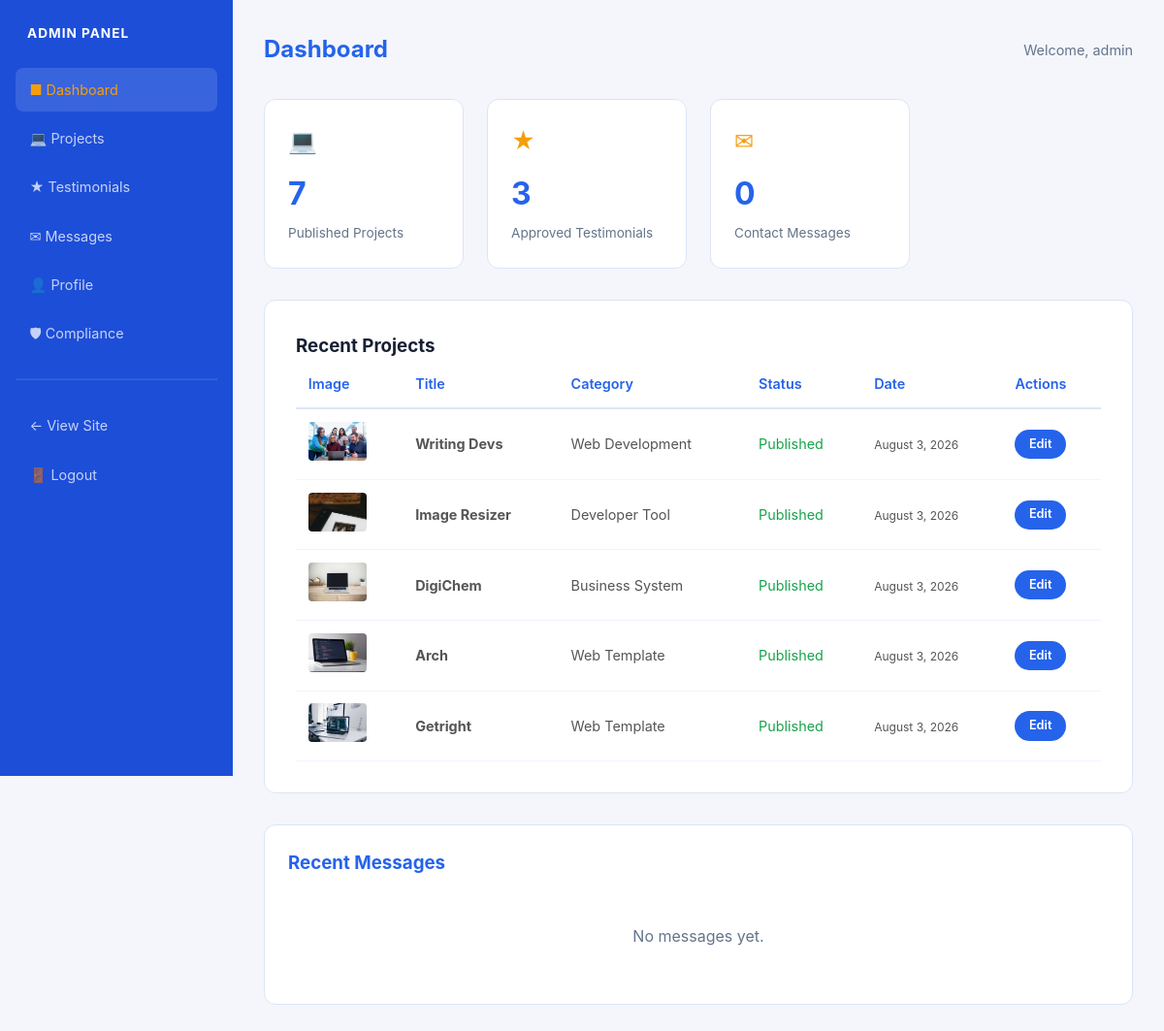
Page /admin/dashboard.php (signed in) on the committed database.
### tables this page shows
CREATE TABLE IF NOT EXISTS projects (
    id INT AUTO_INCREMENT PRIMARY KEY,
    title VARCHAR(255) NOT NULL,
    slug VARCHAR(255) NOT NULL UNIQUE,
    short_desc TEXT,
    full_desc TEXT,
    image VARCHAR(255) DEFAULT NULL,
    url VARCHAR(255) DEFAULT NULL,
    category VARCHAR(100) DEFAULT 'Web Development',
    display_order INT DEFAULT 0,
    is_published TINYINT(1) DEFAULT 1,
    created_at TIMESTAMP DEFAULT CURRENT_TIMESTAMP,
    updated_at TIMESTAMP DEFAULT CURRENT_TIMESTAMP ON UPDATE CURRENT_TIMESTAMP
);

### includes/functions.php (called while the page is built, shortened)
<?php
    function h($str)
    {
        return htmlspecialchars((string)$str, ENT_QUOTES, 'UTF-8');
    }
    function formatDate($date, $format = 'F j, Y')
    {
        return date($format, strtotime($date));
    }
    function getDashboardStats()
    {
        $db = getDB();
        $stats = [];
        $stats['total_projects'] = $db->query("SELECT COUNT(*) FROM projects WHERE is_published = 1")->fetchColumn();
        $stats['total_testimonials'] = $db->query("SELECT COUNT(*) FROM testimonials WHERE is_approved = 1")->fetchColumn();
        $stats['pending_testimonials'] = $db->query("SELECT COUNT(*) FROM testimonials WHERE is_approved = 0")->fetchColumn();
        $stats['total_messages'] = $db->query("SELECT COUNT(*) FROM messages")->fetchColumn();
        $stats['unread_messages'] = $db->query("SELECT COUNT(*) FROM messages WHERE is_read = 0")->fetchColumn();
        return $stats;
    }

### admin/dashboard.php (the view, shortened to what this page needs)
<?php
require_once __DIR__ . '/../includes/functions.php';
$stats = getDashboardStats();
$db = getDB();
$recentProjects = $db->query("SELECT * FROM projects ORDER BY created_at DESC LIMIT 5")->fetchAll();
$recentMessages = $db->query("SELECT * FROM messages ORDER BY created_at DESC LIMIT 5")->fetchAll();
include __DIR__ . '/partials/header.php';
?>
<div class="admin-header">
    <h1>Dashboard</h1>
    <span style="color:var(--muted);font-size:0.9rem;">Welcome, <?php echo h($_SESSION['admin_username']); ?></span>
</div>
<div class="stats-grid">
    <div class="stat-card">
        <div class="stat-icon">&#128187;</div>
        <div class="stat-value"><?php echo $stats['total_projects']; ?></div>
        <div class="stat-label">Published Projects</div>
    </div>
    <div class="stat-card">
        <div class="stat-icon">&#9733;</div>
        <div class="stat-value"><?php echo $stats['total_testimonials']; ?></div>
        <div class="stat-label">Approved Testimonials</div>
    </div>
    <div class="stat-card">
        <div class="stat-icon">&#9993;</div>
        <div class="stat-value"><?php echo $stats['total_messages']; ?></div>
        <div class="stat-label">Contact Messages</div>
    </div>
</div>
<div class="form-container">
    <h3>Recent Projects</h3>
    <?php if (count($recentProjects) > 0): ?>
    <table>
        <thead>
            <tr>
                <th>Image</th>
                <th>Title</th>
                <th>Category</th>
                <th>Status</th>
                <th>Date</th>
                <th>Actions</th>
            </tr>
        </thead>
        <tbody>
            <?php foreach ($recentProjects as $p): ?>
            <tr>
                <td>
                    <?php if ($p['image']): ?>
                    <img src="<?php echo SITE_URL; ?>/uploads/<?php echo h($p['image']); ?>" class="preview-img" alt="">
                    <?php else: ?>
                    <span style="color:var(--muted);">No img</span>
                    <?php endif; ?>
                </td>
                <td><strong><?php echo h($p['title']); ?></strong></td>
                <td><?php echo h($p['category']); ?></td>
                <td><?php echo $p['is_published'] ? '<span style="color:var(--success);">Published</span>' : '<span style="color:var(--muted);">Draft</span>'; ?>
                </td>
                <td><small><?php echo formatDate($p['created_at']); ?></small></td>
                <td>
                    <a href="manage_projects.php?edit=<?php echo $p['id']; ?>" class="btn btn-sm btn-primary">Edit</a>
                </td>
            </tr>
            <?php endforeach; ?>
        </tbody>
    </table>
    <?php else: ?>
    <p style="color:var(--muted);text-align:center;padding:2rem;">No projects yet.</p>
    <?php endif; ?>
</div>
<div class="table-container">
    <h3>Recent Messages</h3>
    <?php if (count($recentMessages) > 0): ?>
    <table>
        <thead>
            <tr>
                <th>Name</th>
                <th>Email</th>
                <th>Subject</th>
                <th>Date</th>
            </tr>
        </thead>
        <tbody>
            <?php foreach ($recentMessages as $m): ?>
            <tr>
                <td><strong><?php echo h($m['name']); ?></strong></td>
                <td><?php echo h($m['email']); ?></td>
                <td><?php echo h($m['subject']); ?></td>
                <td><small><?php echo formatDate($m['created_at']); ?></small></td>
            </tr>
            <?php endforeach; ?>
        </tbody>
    </table>
    <?php else: ?>
    <p style="color:var(--muted);text-align:center;padding:2rem;">No messages yet.</p>
    <?php endif; ?>
</div>
<?php include __DIR__ . '/partials/footer.php'; ?>

### css/admin.css (style rules this page uses)
:root { --primary: #2563EB; --primary-dark: #1D4ED8; --primary-light: #EFF4FF; --accent: #F59E0B; --accent-dark: #D97706; --bg: #F4F6FB; --panel: #FFFFFF; --text: #172033; --muted: #64748B; --border: #DCE5F5; --danger: #DC2626; --success: #16A34A; --shadow: 0 6px 24px rgba(15, 23, 42, 0.08); }
* { margin: 0; padding: 0; box-sizing: border-box; }
body { font-family: -apple-system, BlinkMacSystemFont, "Segoe UI", Roboto, sans-serif; background: var(--bg); color: var(--text); line-height: 1.6; min-height: 100vh; }
a { color: var(--primary); text-decoration: none; }
.admin-header { display: flex; justify-content: space-between; align-items: center; margin-bottom: 2rem; flex-wrap: wrap; gap: 1rem; }
.admin-header h1 { font-size: 1.5rem; color: var(--primary); }
.stats-grid { display: grid; grid-template-columns: repeat(auto-fill, minmax(200px, 1fr)); gap: 1.5rem; margin-bottom: 2rem; }
.stat-card { background: var(--panel); border-radius: 12px; padding: 1.5rem; border: 1px solid var(--border); transition: all 0.3s ease; }
.stat-card .stat-value { font-size: 2rem; font-weight: 700; color: var(--primary); }
.stat-card .stat-label { color: var(--muted); font-size: 0.85rem; margin-top: 0.3rem; }
.stat-card .stat-icon { color: var(--accent); font-size: 1.5rem; margin-bottom: 0.5rem; }
.form-container, .table-container { background: var(--panel); border-radius: 12px; padding: 2rem; border: 1px solid var(--border); margin-bottom: 2rem; }
.table-container { padding: 1.5rem; overflow-x: auto; }
.table-container h3 { margin-bottom: 1rem; color: var(--primary); }
table { width: 100%; border-collapse: collapse; font-size: 0.9rem; }
table th { text-align: left; padding: 0.8rem; border-bottom: 2px solid var(--border); color: var(--primary); font-weight: 600; }
table td { padding: 0.8rem; border-bottom: 1px solid var(--primary-light); color: #555; }
.preview-img { width: 60px; height: 40px; object-fit: cover; border-radius: 4px; }
.btn { display: inline-block; padding: 0.6rem 1.4rem; border-radius: 50px; font-size: 0.9rem; font-weight: 600; cursor: pointer; transition: all 0.3s ease; border: none; text-align: center; }
.btn-primary { background: var(--primary); color: #fff; }
.btn-sm { padding: 0.3rem 0.9rem; font-size: 0.8rem; }

### rows in the picture
projects: image (picture), title "Writing Devs", category "Web Development", is_published "Published", created_at "August 3, 2026"
projects: image (picture), title "Image Resizer", category "Developer Tool", is_published "Published", created_at "August 3, 2026"
projects: image (picture), title "DigiChem", category "Business System", is_published "Published", created_at "August 3, 2026"
projects: image (picture), title "Arch", category "Web Template", is_published "Published", created_at "August 3, 2026"
projects: image (picture), title "Getright", category "Web Template", is_published "Published", created_at "August 3, 2026"

### other values in the picture
$_SESSION['admin_username'] "admin"
$stats['total_projects'] "7"
$stats['total_testimonials'] "3"
$stats['total_messages'] "0"
